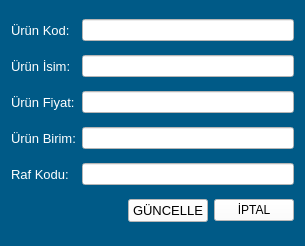
<?xml version="1.0" encoding="UTF-8"?>
<ui version="4.0">
 <class>guncelleForm</class>
 <widget class="QWidget" name="guncelleForm">
  <property name="geometry">
   <rect>
    <x>0</x>
    <y>0</y>
    <width>305</width>
    <height>246</height>
   </rect>
  </property>
  <property name="windowTitle">
   <string>Depo Güncelleme Ekranı</string>
  </property>
  <property name="styleSheet">
   <string notr="true">background-color: rgb(0, 90, 135);


selection-background-color: rgb(255, 255, 255);
color: rgb(255, 255, 255);
selection-color: rgb(0, 0, 0);</string>
  </property>
  <layout class="QGridLayout" name="gridLayout">
   <item row="4" column="0">
    <widget class="QLabel" name="label_4">
     <property name="font">
      <font>
       <pointsize>10</pointsize>
      </font>
     </property>
     <property name="text">
      <string>Raf Kodu:</string>
     </property>
    </widget>
   </item>
   <item row="0" column="0">
    <widget class="QLabel" name="label">
     <property name="font">
      <font>
       <pointsize>10</pointsize>
      </font>
     </property>
     <property name="text">
      <string>Ürün Kod:</string>
     </property>
    </widget>
   </item>
   <item row="2" column="0">
    <widget class="QLabel" name="label_2">
     <property name="font">
      <font>
       <pointsize>10</pointsize>
      </font>
     </property>
     <property name="text">
      <string>Ürün Fiyat:</string>
     </property>
    </widget>
   </item>
   <item row="1" column="0">
    <widget class="QLabel" name="label_5">
     <property name="font">
      <font>
       <pointsize>10</pointsize>
      </font>
     </property>
     <property name="text">
      <string>Ürün İsim:</string>
     </property>
    </widget>
   </item>
   <item row="3" column="0">
    <widget class="QLabel" name="label_3">
     <property name="font">
      <font>
       <pointsize>10</pointsize>
      </font>
     </property>
     <property name="text">
      <string>Ürün Birim:</string>
     </property>
    </widget>
   </item>
   <item row="5" column="2">
    <widget class="QPushButton" name="btn_guncelle">
     <property name="font">
      <font>
       <pointsize>10</pointsize>
      </font>
     </property>
     <property name="styleSheet">
      <string notr="true">
color: rgb(0, 0, 0);
background-color: rgb(255, 255, 255);</string>
     </property>
     <property name="text">
      <string>GÜNCELLE</string>
     </property>
    </widget>
   </item>
   <item row="5" column="0">
    <spacer name="horizontalSpacer">
     <property name="orientation">
      <enum>Qt::Horizontal</enum>
     </property>
     <property name="sizeHint" stdset="0">
      <size>
       <width>40</width>
       <height>20</height>
      </size>
     </property>
    </spacer>
   </item>
   <item row="5" column="3">
    <widget class="QPushButton" name="pushButton">
     <property name="styleSheet">
      <string notr="true">
color: rgb(0, 0, 0);
background-color: rgb(255, 255, 255);</string>
     </property>
     <property name="text">
      <string>İPTAL</string>
     </property>
    </widget>
   </item>
   <item row="5" column="1">
    <spacer name="horizontalSpacer_2">
     <property name="orientation">
      <enum>Qt::Horizontal</enum>
     </property>
     <property name="sizeHint" stdset="0">
      <size>
       <width>40</width>
       <height>20</height>
      </size>
     </property>
    </spacer>
   </item>
   <item row="4" column="1" colspan="3">
    <widget class="QLineEdit" name="tf_guncelleRafKodu">
     <property name="styleSheet">
      <string notr="true">background-color: rgb(255, 255, 255);
color: rgb(0, 0, 0);</string>
     </property>
    </widget>
   </item>
   <item row="3" column="1" colspan="3">
    <widget class="QLineEdit" name="tf_guncelleUrunBirim">
     <property name="styleSheet">
      <string notr="true">background-color: rgb(255, 255, 255);
color: rgb(0, 0, 0);</string>
     </property>
    </widget>
   </item>
   <item row="2" column="1" colspan="3">
    <widget class="QLineEdit" name="tf_guncelleUrunFiyati">
     <property name="styleSheet">
      <string notr="true">background-color: rgb(255, 255, 255);
color: rgb(0, 0, 0);</string>
     </property>
    </widget>
   </item>
   <item row="1" column="1" colspan="3">
    <widget class="QLineEdit" name="tf_guncelleUrunIsmi">
     <property name="styleSheet">
      <string notr="true">background-color: rgb(255, 255, 255);
color: rgb(0, 0, 0);</string>
     </property>
    </widget>
   </item>
   <item row="0" column="1" colspan="3">
    <widget class="QLineEdit" name="tf_guncelleUrunKodu">
     <property name="styleSheet">
      <string notr="true">background-color: rgb(255, 255, 255);
color: rgb(0, 0, 0);</string>
     </property>
    </widget>
   </item>
  </layout>
 </widget>
 <resources/>
 <connections/>
</ui>
